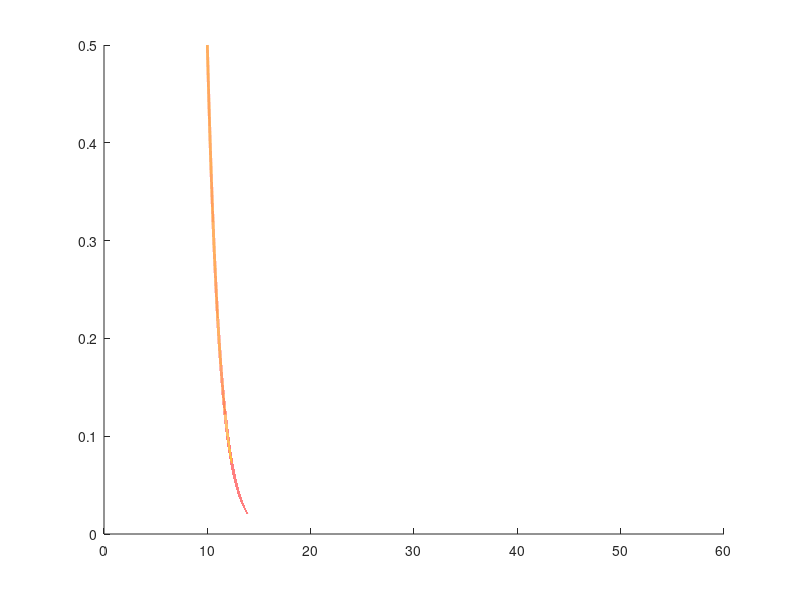

The MATLAB script that drew this image: (Note: this script raises an error after producing the figure.)
% Filename: PDEsolver_FisherKPP.m
% Author: Maud El-Hachem
% School of Mathematical Sciences, 
% Queensland University of Technology, Brisbane, Australia.

% Reference: Scott W McCue, Maud El-Hachem, Matthew J Simpson (2020)
% Exact sharp-fronted travelling wave solutions.

% This script solves the Fisher-KPP equation (1) with the IC conditions (2)
% and boundary conditions (3).
% It displays the figure showing the density profiles at time
% t = 0, 3, 6 and 9, as in Figure 2(a).

% Tolerance 
tol = 1e-08;
% Total time
total_time = 9;
% Time step dt
dt = 0.01;
% Total number of time steps
ts = round(total_time/dt+1);
% Times when to print the density profiles
time_toPrint = [0 3 6 9];
% Colors array used to print density profiles at required time steps
colors = [1.00 0.48 0; 0.0471 0.5098 0;0 1.00 1.00; 1.00 0 1.00; ];
% Spatial grid step dx
dx = 0.0001;
% Spatial domain
L = 60;
x = 0:dx:L;
% Number of nodes in the spatial domain
nodes = size(x,2);
% Initialisation of variables used in Newton-Raphson algorithm
% Correction of densities at each iteration
delta_u = ones(1,nodes);
% Function F
Fu = zeros(1,nodes);
% Densities at time j+1
u = zeros(1,nodes);

% Coefficients a b c of the tridiagonal matrix
% Jacobian
% J(u)
coeffA_u = zeros(1,nodes);
coeffB_u = zeros(1,nodes);
coeffC_u = zeros(1,nodes);

% Initialisation of density u(x,0)
for i = 1:nodes
    if (x(i) < 10)
        u(1,i) = 0.5;
    else
        u(1,i)=0.5*exp(-2/sqrt(6)*(x(i)-10));
    end
        
end
% Initialistion of the densities at time j
u_p = u;

% Opening a new figure
figh = figure;

hold on
% Displaying the initial conditions
if (time_toPrint(1)==0)
    plot(x(1:nodes), u, '-', 'LineWidth',2 ,'Color', colors(1,1:3));
end

set(groot, 'defaultAxesTickLabelInterpreter','latex');
set(groot, 'defaultLegendInterpreter','latex');
set(gca,'fontsize', 18);
%% Newton-Raphson algorithm - main loop
% A variable to calculate the position where U = 0.5
xhalf = 0;
% For all time steps
for j = 1:ts
    % Calulating and displaying current time
    t = j * dt;
    disp(t);

    condition = 1;

    % While the correction term is not small enough
    while (condition)

        % Boundary condition at x = 0 as in Equation (3)
        % Supplementary Material Equation (S4)
        coeffA_u(1,1) = 0.0;
        coeffB_u(1,1) = -1.0;
        coeffC_u(1,1) = 1.0;
        Fu(1) = -1.0*(u(1,2)-u(1,1));

        % Boundary condition at x = L as in Equation (3)
        % Supplementary Material Equation (S5)
        coeffA_u(1,nodes) = 0.0;
        coeffB_u(1,nodes) = 1.0;
        coeffC_u(1,nodes) = 0.0;
        Fu(1,nodes) = -1.0*(u(1,nodes));

        % J(u) delta u = -F(u)
        for i = 2:nodes-1
           coeffA_u(1,i) = 1.0/(dx^2);
           coeffB_u(1,i) = - 2.0/(dx^2)  - 1.0/dt + (1 - 2.0*u(1,i));
           coeffC_u(1,i) = 1.0/(dx^2);
           Fu(1,i) = -((u(1,i+1) - 2*u(1,i) + u(1,i-1))/(dx^2) ...
               - (u(1,i)-u_p(1,i)) / dt + u(1,i)*(1-u(1,i)));
        end 
        delta_u = tridia(coeffA_u, coeffB_u, coeffC_u, Fu, nodes);

        % Correction of u
        for i = 1:nodes
            u(1,i) = u(1,i) + delta_u(1,i);
        end
        % Checking if \Delta u is small enough
        % \Delta u <= tolerance
        if (norm(delta_u,Inf) <= tol)
            condition = 0;
        end

    end

    % Displaying density profiles solutions at required times
    if (isempty(find(time_toPrint == t,1)) == 0)
        textc = strcat(strcat('$t = ',num2str(t)), '$');
        % Choosing a different color for the last required 
        if (t == time_toPrint(end))
            colorNo = 3;
        else
            colorNo = 2;
        end
        plot(x(1:nodes), u, '-', ...
            'LineWidth',2, 'DisplayName', textc, 'color', ...
            colors(colorNo,1:3));
    end
    
    % Calculating the wave speed as described in the Supplementary Material
    % section S2
    for i = 1:nodes
        if (u(1,i) > 0.5 && u(1,i+1) < 0.5)
            c = (x(i) - xhalf)/dt;
            xhalf = x(i);
            break;
        end
    end

    % Updating current u(x,t) 
    u_p = u;
end

%%
% Displaying the exact solution shifted such as U(z) = 0.5 at z=0
xexact=-40:dx:40;
solutionExact = 1./(1+(sqrt(2)-1)*exp(xexact/sqrt(6))).^2;
plot(xexact+xhalf,solutionExact,':','LineWidth',2,'Color', colors(4,1:3));

% Setting the limit of the current axis
xlim ([0 40])

% Displaying axis labels
ylabel('$u(x,t)$','interpreter','latex','fontsize',18);
xlabel('$x$','interpreter','latex','fontsize',18);

% Setting fonts
set(groot, 'defaultAxesTickLabelInterpreter','latex');
set(groot, 'defaultLegendInterpreter','latex');
set(gca,'fontsize', 18);
box on

hold off
%% Function tridia
% This function implements Thomas algorithm that solves a system
% of equations Ax = d, where A is a tridiagonal matrix. The parameters 
% a,b and c are the three diagonals of the matrix A. N is the size of 
% the vector solution x.
function x = tridia(a,b,c,d,N)
    x=zeros(1,N);
    bb=b;
    dd=d;
    for i=2:N
        ff=a(i)/bb(i-1);
        bb(i)=bb(i)-c(i-1)*ff;
        dd(i)=dd(i)-dd(i-1)*ff;
    end

    for i=1:N-1
    x(N)=dd(N)/bb(N);    
    j=N-i;
    x(j)=(dd(j)-c(j)*x(j+1))/bb(j);
    end
end 
